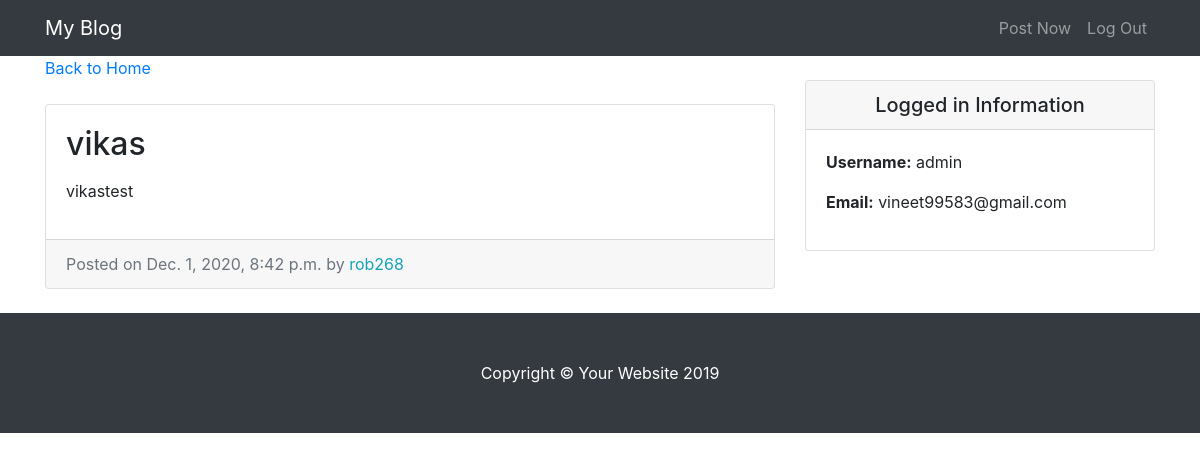
Screenshot of /entry/11/ (signed in) with the database file from the repository.
### entries/models.py (models this page shows, shortened)
class Entry(models.Model):
    entry_title = models.CharField(max_length=50)
    entry_text = models.TextField()
    entry_date = models.DateTimeField(auto_now_add=True)
    entry_author = models.ForeignKey(User, on_delete=models.CASCADE)
    class Meta:
        verbose_name_plural = 'entries'

### entries/views.py (the view)
# urls.py: path('entry/<int:pk>/', EntryView.as_view(), name='entry-detail'),
class EntryView(LoginRequiredMixin, DetailView):
    model = Entry
    template_name = 'entries/entry_detail.html'

### entries/templates/entries/entry_detail.html
{% extends "entries/base.html" %}
{% block content %}
      <div class="col-md-8">
        <a href="{% url 'blog-home' %}">Back to Home</a>
        <div class="card mb-4 mt-4">
          <div class="card-body">
            <h2 class="card-title">{{ object.entry_title}}</h2>
            <p class="card-text">{{ object.entry_text|linebreaks }}</p>
          </div>
          <div class="card-footer text-muted">
            Posted on {{ object.entry_date}} by
            <span class= "text-info mr-2">{{ object.entry_author}}</span>
          </div>
        </div>
      </div>
{% endblock %}

### entries/templates/entries/base.html (shortened to what this page needs)
{% load static %}
<!DOCTYPE html>
<html lang="en">
<head>
  <link href="{% static 'entries/vendor/bootstrap/css/bootstrap.min.css' %}" rel="stylesheet">
  <link href="{% static 'entries/css/blog-home.css' %}" rel="stylesheet">
</head>
<body>
  <nav class="navbar navbar-expand-lg navbar-dark bg-dark fixed-top">
    <div class="container">
      <a class="navbar-brand" href="{% url 'blog-home' %}">My Blog</a>
      <div class="collapse navbar-collapse" id="navbarResponsive">
        <ul class="navbar-nav ml-auto">
          <li class="nav-item">
            <a class="nav-link" href="{% url 'create-entry' %}">Post Now</a>
          </li>
          <li class="nav-item">
            <a class="nav-link" href="{% url 'logout' %}">Log Out</a>
          </li>
        </ul>
      </div>
    </div>
  </nav>
  <div class="container">
    <div class="row">
     {% block content %} {% endblock %}
    <div class="col-md-4">
      <div class="card my-4">
          <h5 class="card-header text-center">Logged in Information</h5>
          <div class="card-body">
            <ul class="list-unstyled mb-0">
                <li>
                    <p> <strong>Username:</strong> {{user.username}} </p>
                </li>
                <li>
                    <p> <strong>Email:</strong> {{user.email}} </p>
                </li>
            </ul>
          </div>
        </div>
      </div>
    </div>
  </div>
  <footer class="py-5 bg-dark">
    <div class="container">
      <p class="m-0 text-center text-white">Copyright &copy; Your Website 2019</p>
    </div>
  </footer>
</body>
</html>

### entries/static/entries/css/blog-home.css (style rules this page uses)
body { padding-top: 56px; }

### rows the page displays
Entry: entry_title "vikas", entry_text "vikastest", entry_date "Dec. 1, 2020, 8:42 p.m.", entry_author "rob268"

### other values shown
{{ user.username }} "admin"
{{ user.email }} "vineet99583@gmail.com"
